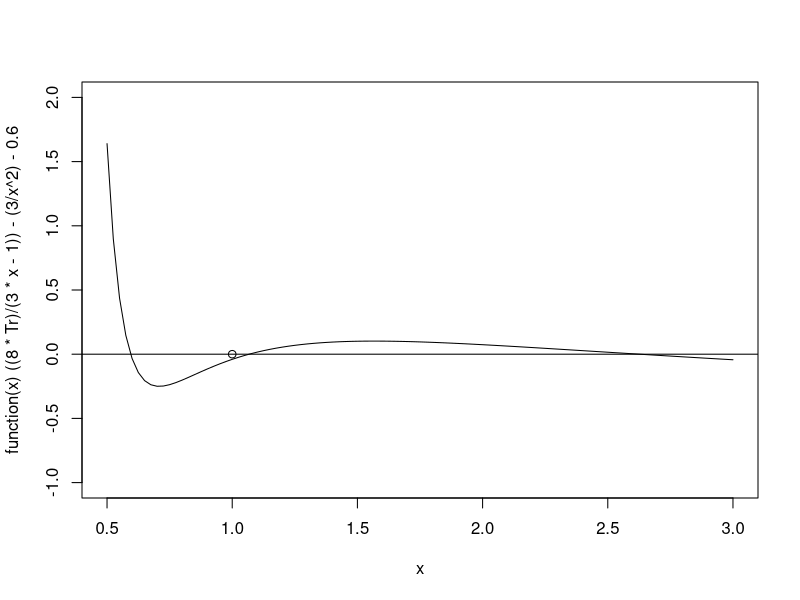

Reproduce this figure in R.
rm(list = ls())

Horner <-function(coef, x){
  n<-length(coef)
  res <- coef[n]
  if(n>1){
    for(i in (n-1):1){
      res <- res * x + coef[i]
    }  
  }
  return(res)
}

MidPointRule <- function(f, a, b, n = 1){
  h <- (b-a)/n
  return(h*sum(f(a+h*(1:n)-h*0.5)))
}

MidPointRuleRicharson <- function(f, a, b, n = 1){
  res <- sapply(2^(0:(n-1)), function(n) MidPointRule(f, a, b, n))
  if(n>1){
    for (i in 1:(n-1)) {
      m <- n-i+1
      power <- 4^i
      res <- (power*res[2:m]-res[1:(m-1)])/(power-1)
    }
  }
  return(res)
}

f <- function(Tr){
  return(((8*Tr)/(3*Vr-1))-(3/Vr^2))
}



n <- 2
Tr <- 0.89
coef <- runif(n)
x <- seq(0,1,0.0001)
coefs <- Horner(coef, x)

res <- MidPointRuleRicharson(function(x) ((8*Tr)/(3*x-1))-(3/x^2)-0.6, coefs[1], coefs[2],n)
plot(function(x) ((8*Tr)/(3*x-1))-(3/x^2)-0.6,xlim = c(0.5,3), ylim=c(-1,2))
abline(a=0,b=0)
points(res)
